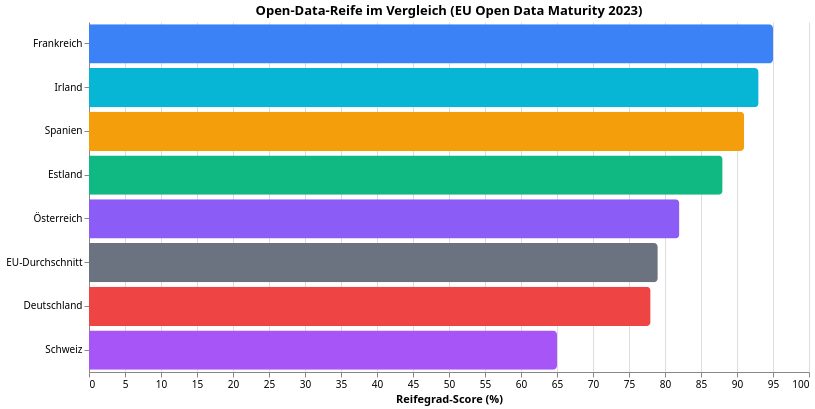

Here is the Vega-Lite specification saved for this chart:
### Vega-Lite specification from a JSON file in a GitHub repository (floating-point values rounded to 4 significant figures)
{"$schema": "https://vega.github.io/schema/vega-lite/v5.json", "config": {"font": "Switzer, system-ui, sans-serif", "view": {"stroke": "transparent"}}, "data": {"values": [{"Land": "Frankreich", "Score": 95}, {"Land": "Irland", "Score": 93}, {"Land": "Spanien", "Score": 91}, {"Land": "Estland", "Score": 88}, {"Land": "Österreich", "Score": 82}, {"Land": "EU-Durchschnitt", "Score": 79}, {"Land": "Deutschland", "Score": 78}, {"Land": "Schweiz", "Score": 65}]}, "encoding": {"color": {"field": "Land", "legend": null, "scale": {"domain": ["Schweiz", "EU-Durchschnitt", "Frankreich", "Irland", "Spanien", "Estland", "Deutschland", "Österreich"], "range": ["#a855f7", "#6b7280", "#3b82f6", "#06b6d4", "#f59e0b", "#10b981", "#ef4444", "#8b5cf6"]}, "type": "nominal"}, "x": {"field": "Score", "title": "Reifegrad-Score (%)", "type": "quantitative"}, "y": {"field": "Land", "sort": "-x", "title": null, "type": "nominal"}}, "height": 350, "mark": {"cornerRadiusEnd": 4, "type": "bar"}, "title": "Open-Data-Reife im Vergleich (EU Open Data Maturity 2023)", "width": 720}
